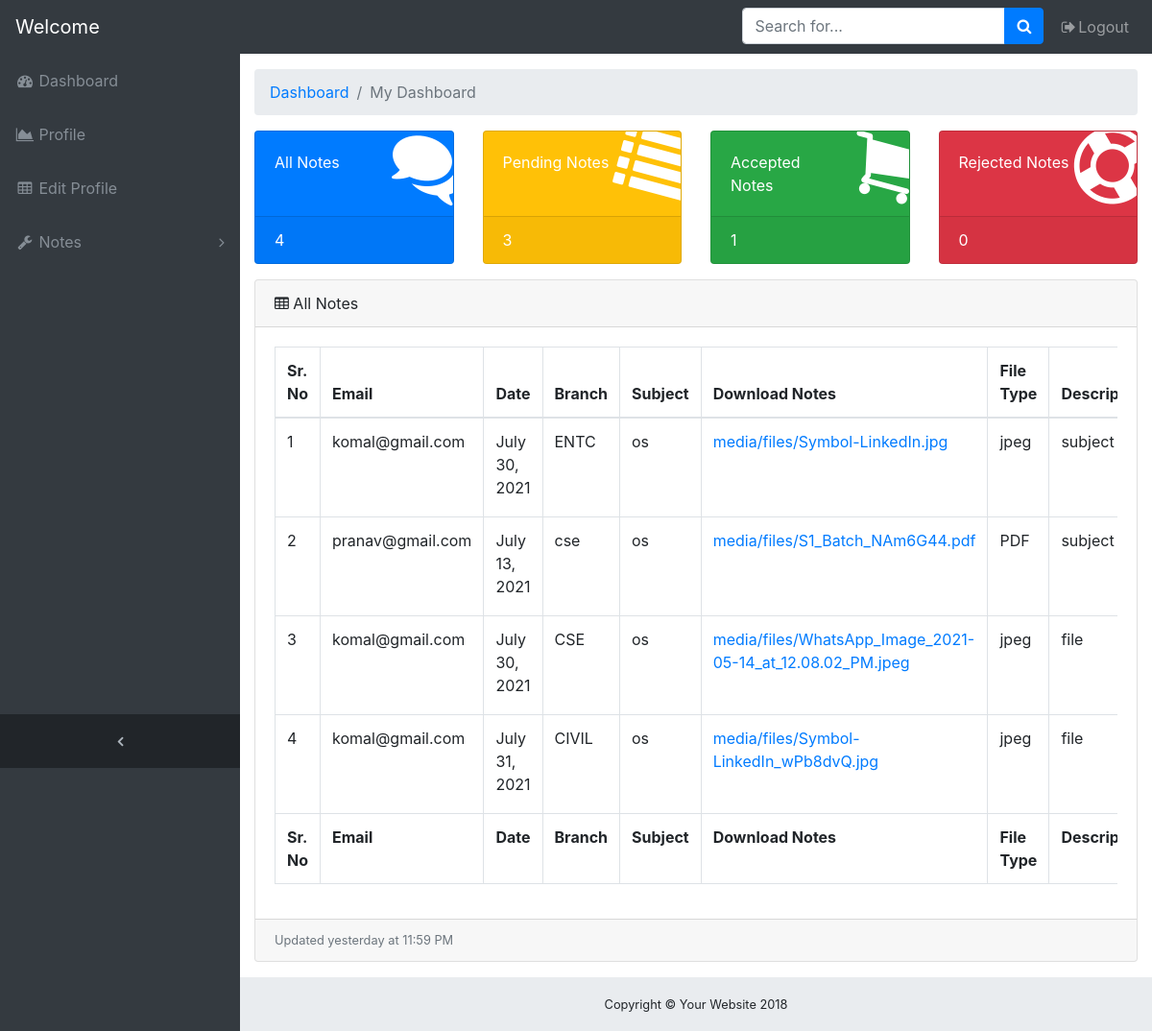
/notes/allnotes/, run on an earlier commit of the app's database.
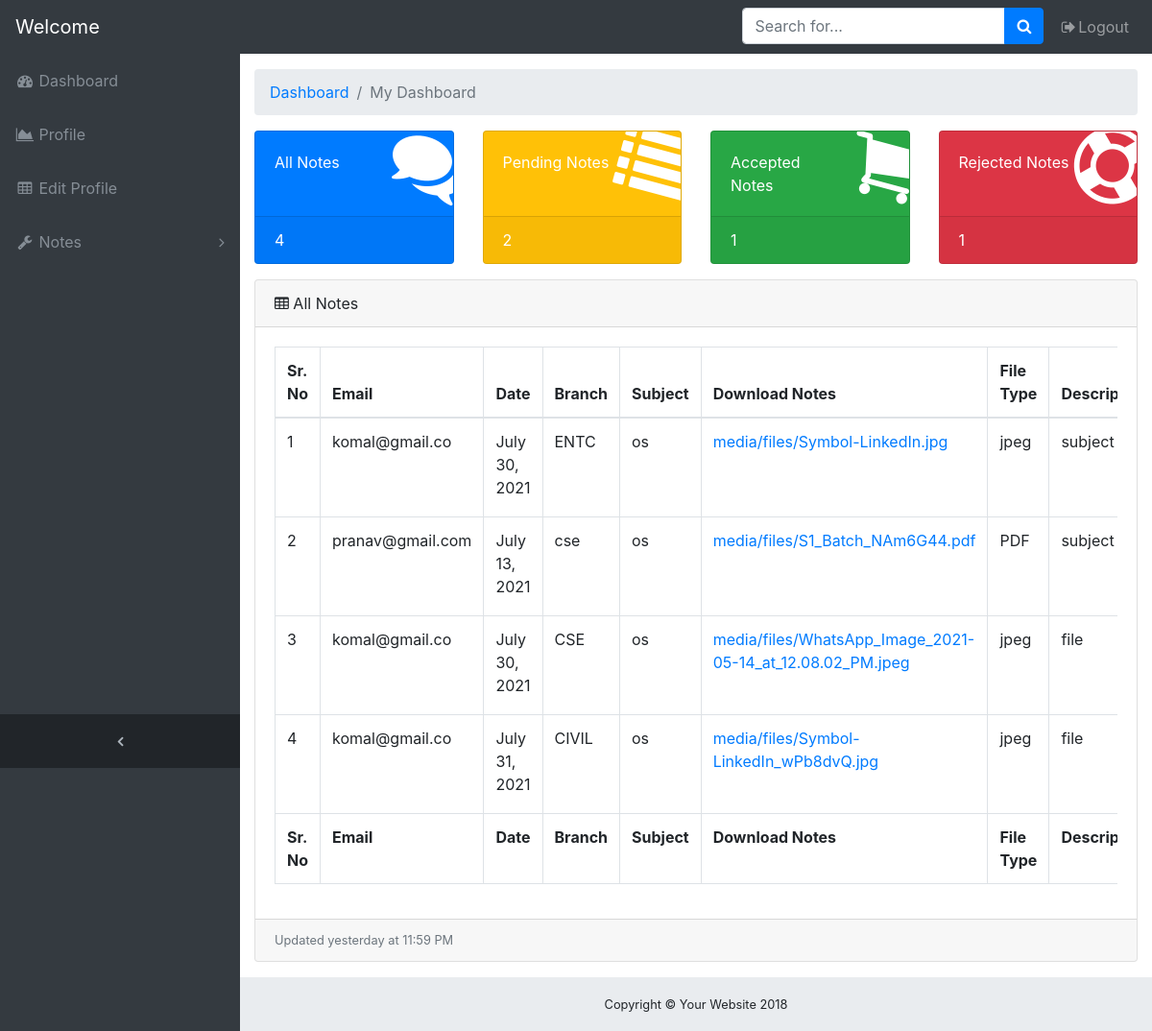
And on a later commit of the database.
### onlinenotes/models.py (models this page shows, shortened)
class notes(models.Model):
    user = models.ForeignKey(User,on_delete=models.CASCADE)
    branch = models.CharField(max_length=30)
    uploadingnotes = models.FileField(upload_to='media/files/')
    date = models.DateField()
    filetype = models.CharField(max_length=30)
    status = models.CharField(max_length=30)
    subject = models.CharField(max_length=30)
    description = models.CharField(max_length=100)

### onlinenotes/views.py (the view)
# urls.py: path('allnotes/',views.allnotes,name="allnotes"),
def allnotes(request):
    allnote = notes.objects.all()
    accept = notes.objects.filter(status='accepted').count()
    all = notes.objects.all().count()
    reject = notes.objects.filter(status='rejected').count()
    pend = notes.objects.filter(status='pending').count()
    context={'allnote':allnote,'accept':accept,'all':all,'reject':reject,'pend':pend}
    return render(request,'onlinenotes/allnotes.html',context)

### onlinenotes/templates/onlinenotes/allnotes.html (shortened to what the changed rows need)
<!DOCTYPE html>
{% load static %}
<html lang="en">
<head>
    <link rel="stylesheet" href="https://stackpath.bootstrapcdn.com/bootstrap/4.5.2/css/bootstrap.min.css">
    <link href="//netdna.bootstrapcdn.com/bootstrap/3.0.0/css/bootstrap-glyphicons.css" rel="stylesheet">
    <link rel="stylesheet" href="https://cdnjs.cloudflare.com/ajax/libs/font-awesome/4.7.0/css/font-awesome.min.css">
    <link rel="stylesheet" href="https://cdn.jsdelivr.net/npm/@fortawesome/fontawesome-free@5.15.3/css/fontawesome.min.css">
    <link rel="stylesheet" href="{% static 'css/admindash.css' %}">
</head>
<body class="fixed-nav sticky-footer bg-dark" id="page-top">
    <div class="content-wrapper">
      <div class="container-fluid">
        <div class="row">
          <div class="col-xl-3 col-sm-6 mb-3">
            <div class="card text-white bg-warning o-hidden h-100">
              <a class="card-footer text-white clearfix large z-1" href="{% url 'pendingnotes' %}">
                <span class="float-left">{{pend}}</span>
              </a>
            </div>
          </div>
          <div class="col-xl-3 col-sm-6 mb-3">
            <div class="card text-white bg-danger o-hidden h-100">
              <a class="card-footer text-white clearfix large z-1" href="{% url 'rejectednotes' %}">
                <span class="float-left">{{reject}}</span>
              </a>
            </div>
          </div>
        </div>
        <div class="card mb-3">
          <div class="card-body">
            <div class="table-responsive">
              <table class="table table-bordered" id="dataTable" width="100%" cellspacing="0">
                <thead>
                  <tr>
                    <th>Sr. No</th>
                    <th>Email</th>
                    <th>Date</th>
                    <th>Branch</th>
                    <th>Subject</th>
                    <th>Download Notes</th>
                    <th>File Type</th>
                    <th>Description</th>
                  </tr>
                </thead>
                <tfoot>
                  <tr>
                    <th>Sr. No</th>
                    <th>Email</th>
                    <th>Date</th>
                    <th>Branch</th>
                    <th>Subject</th>
                    <th>Download Notes</th>
                    <th>File Type</th>
                    <th>Description</th>
                  </tr>
                </tfoot>
                <tbody>
                  {% for i in allnote %}
                    <tr>
                      <td>{{forloop.counter}}</td>
                      <td>{{i.user.email}}</td>
                      <td>{{i.date}}</td>
                      <td>{{i.branch}}</td>
                      <td>{{i.subject}}</td>
                      <td><a href="{{ i.uploadingnotes.url }}">{{ i.uploadingnotes }}</a></td>
                      <td>{{i.filetype}}</td>
                      <td>{{i.description}}</td>
                    </tr>
                  {% endfor %}
                </tbody>
              </table>
            </div>
          </div>
        </div>
      </div>
    </div>
  </body>
</html>

What changed in the data, as far as the page shows it:
changed through a linked row, notes "ENTC": user.email "komal@gmail.com" → "komal@gmail.co"
changed through a linked row, notes "CSE": user.email "komal@gmail.com" → "komal@gmail.co"
changed through a linked row, notes "July 31, 2021": user.email "komal@gmail.com" → "komal@gmail.co"
Also different on the page:
{{ pend }}: "3" → "2"
{{ reject }}: "0" → "1"
